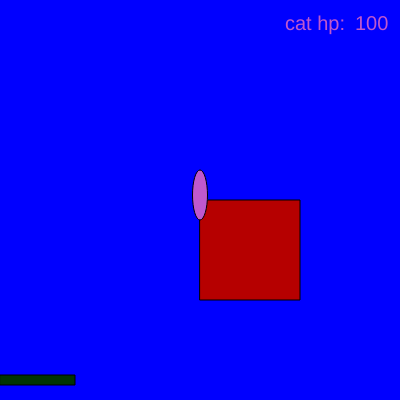
Frame 1 (no input)
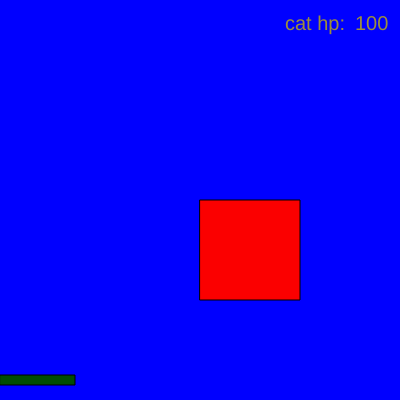
Frame 60 (no input)
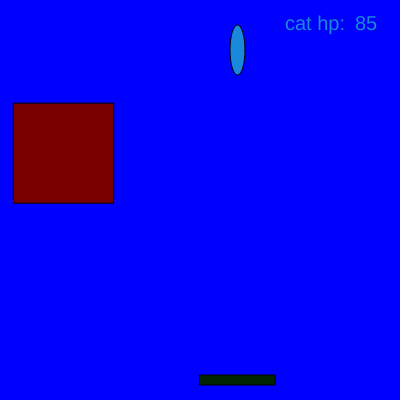
Frame 120 (the mouse pressed at the canvas centre since frame 60)

The p5.js sketch that drew these frames (run headless with seeded random() and noise() and a simulated clock; from frame 60 on, the mouse is pressed at the canvas centre):

// p5.js sketch
// ── sketch.js
var health=5
var cathp = 100;
var cheesecakeX = 200;
var cheesecakeY = 200;
var cucumberY = 200;
var cucumberX = 200;
function setup() {
  noCursor();
  createCanvas(400, 400);
}

function draw() {
  cucumberY = cucumberY - 5;
  background(0, 0, 255);
  fill(255, 255, 255);
  fill(random(255), 0, 0);
  rect(cheesecakeX, cheesecakeY, 100);
  fill(0, random(255), 0);
  rect(mouseX, 375, 75, 10);
  fill(0, 255, 0);
  fill(random(255), random(255), random(255));
  ellipse(cucumberX, cucumberY, 15, 50);
  textSize(20)
  text("cat hp:", 285, 30);
  text(cathp,355,30)
  if (
    cucumberX > cheesecakeX &&
    cucumberX < cheesecakeX + 100 &&
    cucumberY > cheesecakeY &&
    cucumberY < cheesecakeY + 100
  ) {
    cheesecakeX = random(300);
    cheesecakeY = random(225);
    cathp=cathp-5
  }
}
function mousePressed() {
  cucumberX = mouseX + 37.5;
  cucumberY = 350;
}
